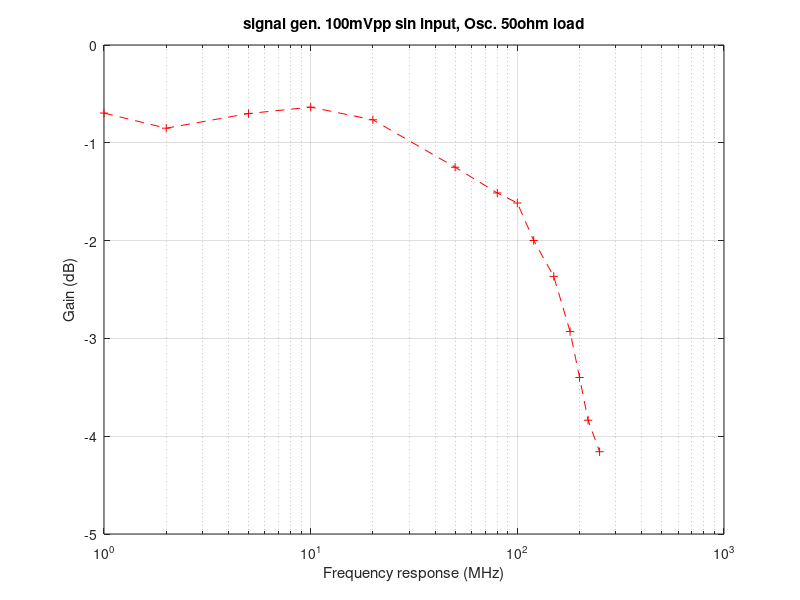

Write the MATLAB code that produced this figure.
clear all;
close all;
clc;
format long;

freq=[1 2 5 10 20 50 80 100 120 150 180 200 220 250];%MHz
inVpp=[48.2+50.5 50.2+49.5 48.8+50.5 48.3+49.5 48.2+49.1 48.1+48.9 48.2+46.9 44.9+48.2 45.5+47.9 45.1+47.6 45.4+46.1 46.6+45.1 46.8+44.5 43.9+45.2];
outVpp=[44.9+46.2 46.2+44.2 45.3+46.3 46.2+44.7 44.9+44.2 40.9+43.1 40.8+39.1 38.1+39.2 38.1+36.1 34.4+36.2 32.6+32.7 30.5+31.5 28.7+30 27.9+27.3];
flen=length(freq);

for i=1:flen
    gain(i)=outVpp(i)/inVpp(i);
    gaindB(i)=20*log10(gain(i));
end
figure(1)
semilogx(freq,gaindB,'r--+');
grid on
xlabel('Frequency response (MHz)');
ylabel('Gain (dB)');
title('signal gen. 100mVpp sin input, Osc. 50ohm load');
%figure(2)
%plot(freq,gain,'r--+');
